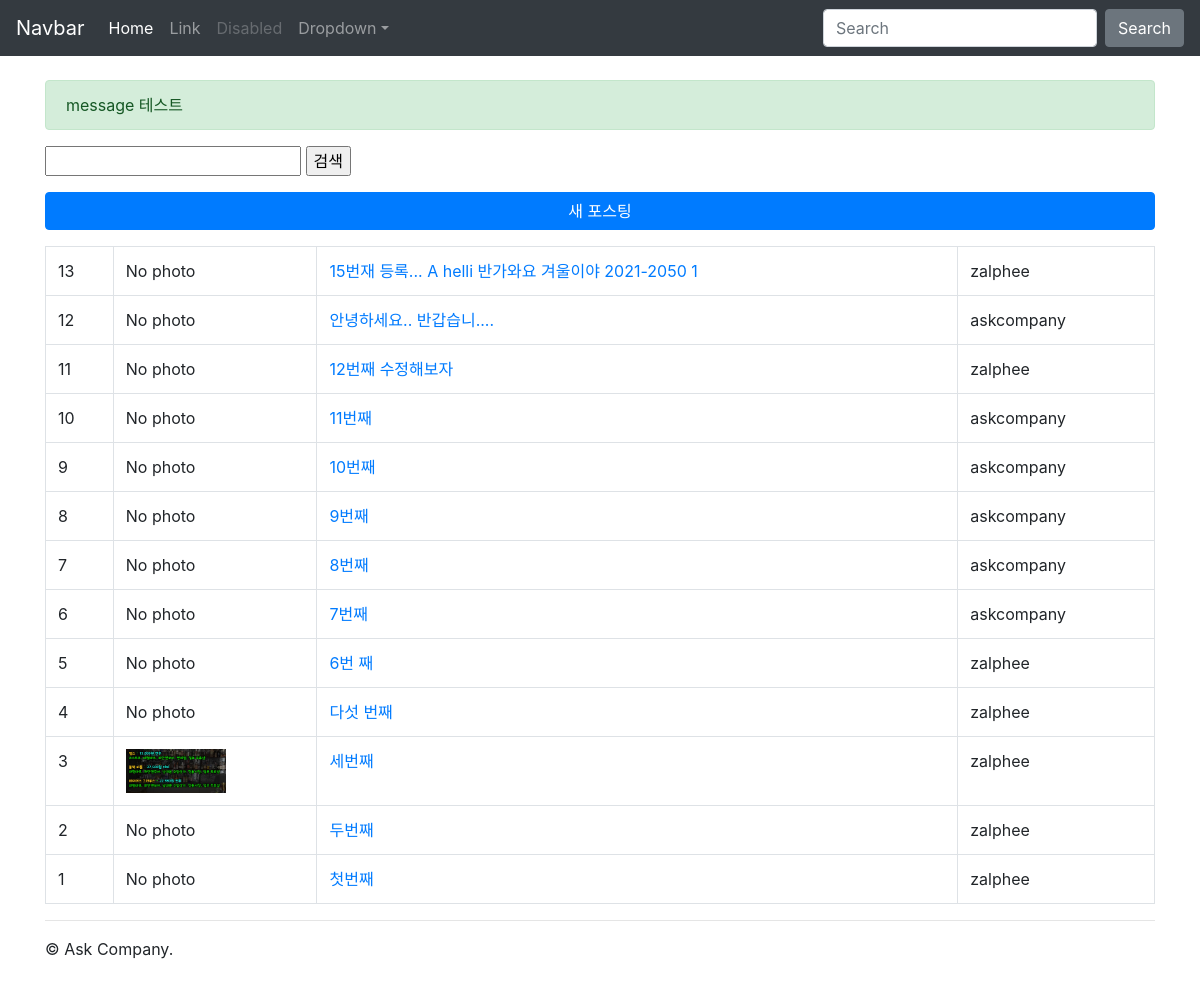
/instagram/, run on the app's committed database.
### instagram/models.py (models this page shows, shortened)
class Post(models.Model):
    author = models.ForeignKey(settings.AUTH_USER_MODEL, on_delete=CASCADE, related_name="instagram_post_set")
    message = models.TextField(
        validators=[MinLengthValidator(10)]
    )
    photo = models.ImageField(blank=True, upload_to='instagram/post/images/%Y/%m/%d/')
    tag_set = models.ManyToManyField('Tag', blank=True)
    is_public = models.BooleanField(default=False, verbose_name='공개여부')
    created_at = models.DateTimeField(auto_now_add=True)
    updated_at = models.DateTimeField(auto_now=True)
    class Meta:
        ordering = ['-id']
    def get_absolute_url(self):
        return reverse('instagram:post_detail', args=[self.pk])
    def message_length(self):
        return len(self.message)
    message_length.short_description = "메시지 글자수"

### instagram/views.py (the view)
# urls.py: path('', views.post_list, name='post_list'),
def post_list(request):
    qs = Post.objects.all()
    q = request.GET.get('q', '')
    if q:
        qs = qs.filter(message__icontains=q)
    messages.success(request, 'message 테스트')
    return render(request, 'instagram/post_list.html', {
        'post_list': qs,
        'q': q,
    })

### instagram/templates/instagram/post_list.html (shortened to what this page needs)
{% extends "instagram/layout.html" %}
{% load bootstrap4 %}
{% block content %}
    <form action="" method="get">
        <input type="text" name="q" value="{{ q }}">
        <input type="submit" value="검색"/>
    </form>
    <a href="{% url 'instagram:post_new' %}" class="btn btn-primary btn-block mt-3 mb-3">새 포스팅</a>
    <table class='table table-bordered table-hover'>
        <tbody>
            {% for post in post_list %}
            <tr>
                <td>
                    {{ post.pk }}
                </td>
                <td>
                    {% if post.photo %}
                        <img src="{{ post.photo.url }}" alt="" style="width:100px;">
                    {% else %}
                        No photo
                    {% endif %}
                </td>
                <td>
                    <a href="{{ post.get_absolute_url }}">
                        {{ post.message }}
                    </a>
                </td>
                <td>
                    {{ post.author }}
                </td>
            </tr>
            {% endfor %}
            </tbody>
    </table>
{% endblock content %}

### instagram/templates/instagram/layout.html (style rules this page uses)
body { padding-top: 5rem; padding-bottom: 2rem; }

### data on the page
Post: pk "13", photo "No photo", message "15번재 등록... A helli 반가와요 겨울이야 2021-2050 1", author "zalphee"
Post: pk "12", photo "No photo", message "안녕하세요.. 반갑습니....", author "askcompany"
Post: pk "11", photo "No photo", message "12번째 수정해보자", author "zalphee"
Post: pk "10", photo "No photo", message "11번째", author "askcompany"
Post: pk "9", photo "No photo", message "10번째", author "askcompany"
Post: pk "8", photo "No photo", message "9번째", author "askcompany"
Post: pk "7", photo "No photo", message "8번째", author "askcompany"
Post: pk "6", photo "No photo", message "7번째", author "askcompany"
Post: pk "5", photo "No photo", message "6번 째", author "zalphee"
Post: pk "4", photo "No photo", message "다섯 번째", author "zalphee"
Post: pk "3", photo (picture), message "세번째", author "zalphee"
Post: pk "2", photo "No photo", message "두번째", author "zalphee"
Post: pk "1", photo "No photo", message "첫번째", author "zalphee"

### other printed values
{{ message.message }} "message 테스트"
